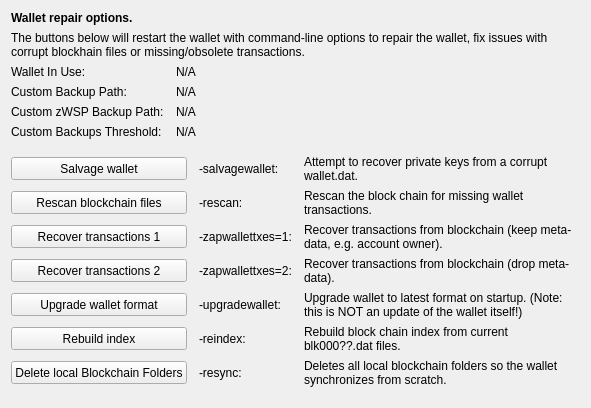
     <widget class="QWidget" name="tab_repair">
      <attribute name="title">
       <string>&amp;Wallet Repair</string>
      </attribute>
      <layout class="QGridLayout" name="gridLayout_4" columnstretch="0,0,0,0">
       <property name="horizontalSpacing">
        <number>12</number>
       </property>
       <item row="0" column="0" colspan="4">
        <widget class="QLabel" name="label_repair_header">
         <property name="font">
          <font>
           <weight>75</weight>
           <bold>true</bold>
          </font>
         </property>
         <property name="text">
          <string>Wallet repair options.</string>
         </property>
        </widget>
       </item>
       <item row="1" column="0" colspan="4">
        <widget class="QLabel" name="label_repair_helptext">
         <property name="font">
          <font>
           <weight>50</weight>
           <bold>false</bold>
          </font>
         </property>
         <property name="text">
          <string>The buttons below will restart the wallet with command-line options to repair the wallet, fix issues with corrupt blockhain files or missing/obsolete transactions.</string>
         </property>
         <property name="wordWrap">
          <bool>true</bool>
         </property>
        </widget>
       </item>
       <item row="2" column="0">
        <widget class="QLabel" name="wallet_path_label">
         <property name="text">
          <string>Wallet In Use:</string>
         </property>
        </widget>
       </item>
       <item row="2" column="1" colspan="3">
        <widget class="QLabel" name="wallet_path">
         <property name="cursor">
          <cursorShape>IBeamCursor</cursorShape>
         </property>
         <property name="text">
          <string>N/A</string>
         </property>
         <property name="textFormat">
          <enum>Qt::PlainText</enum>
         </property>
         <property name="textInteractionFlags">
          <set>Qt::LinksAccessibleByMouse|Qt::TextSelectableByKeyboard|Qt::TextSelectableByMouse</set>
         </property>
        </widget>
       </item>
       <item row="3" column="0">
        <widget class="QLabel" name="wallet_custombackuppath_label">
         <property name="visible">
          <bool>false</bool>
         </property>
         <property name="text">
          <string>Custom Backup Path:</string>
         </property>
        </widget>
       </item>
       <item row="3" column="1" colspan="3">
        <widget class="QLabel" name="wallet_custombackuppath">
         <property name="cursor">
          <cursorShape>IBeamCursor</cursorShape>
         </property>
         <property name="visible">
          <bool>false</bool>
         </property>
         <property name="text">
          <string>N/A</string>
         </property>
         <property name="textFormat">
          <enum>Qt::PlainText</enum>
         </property>
         <property name="textInteractionFlags">
          <set>Qt::LinksAccessibleByMouse|Qt::TextSelectableByKeyboard|Qt::TextSelectableByMouse</set>
         </property>
        </widget>
       </item>
       <item row="4" column="0">
        <widget class="QLabel" name="wallet_customzwspbackuppath_label">
         <property name="visible">
          <bool>false</bool>
         </property>
         <property name="text">
          <string>Custom zWSP Backup Path:</string>
         </property>
        </widget>
       </item>
       <item row="4" column="1" colspan="3">
        <widget class="QLabel" name="wallet_customzwspbackuppath">
         <property name="cursor">
          <cursorShape>IBeamCursor</cursorShape>
         </property>
         <property name="visible">
          <bool>false</bool>
         </property>
         <property name="text">
          <string>N/A</string>
         </property>
         <property name="textFormat">
          <enum>Qt::PlainText</enum>
         </property>
         <property name="textInteractionFlags">
          <set>Qt::LinksAccessibleByMouse|Qt::TextSelectableByKeyboard|Qt::TextSelectableByMouse</set>
         </property>
        </widget>
       </item>
       <item row="5" column="0">
        <widget class="QLabel" name="wallet_custombackupthreshold_label">
         <property name="visible">
          <bool>false</bool>
         </property>
         <property name="text">
          <string>Custom Backups Threshold:</string>
         </property>
        </widget>
       </item>
       <item row="5" column="1" colspan="3">
        <widget class="QLabel" name="wallet_custombackupthreshold">
         <property name="cursor">
          <cursorShape>IBeamCursor</cursorShape>
         </property>
         <property name="visible">
          <bool>false</bool>
         </property>
         <property name="text">
          <string>N/A</string>
         </property>
         <property name="textFormat">
          <enum>Qt::PlainText</enum>
         </property>
         <property name="textInteractionFlags">
          <set>Qt::LinksAccessibleByMouse|Qt::TextSelectableByKeyboard|Qt::TextSelectableByMouse</set>
         </property>
        </widget>
       </item>
       <item row="6" column="0">
        <spacer name="verticalSpacer_repair1">
         <property name="orientation">
          <enum>Qt::Vertical</enum>
         </property>
         <property name="sizeHint" stdset="0">
          <size>
           <width>10</width>
           <height>10</height>
          </size>
         </property>
        </spacer>
       </item>
       <item row="7" column="0" colspan="2">
        <widget class="QPushButton" name="btn_salvagewallet">
         <property name="minimumSize">
          <size>
           <width>100</width>
           <height>23</height>
          </size>
         </property>
         <property name="text">
          <string>Salvage wallet</string>
         </property>
        </widget>
       </item>
       <item row="7" column="2">
        <widget class="QLabel" name="label_repair_salvage_command">
         <property name="text">
          <string notr="true">-salvagewallet:</string>
         </property>
        </widget>
       </item>
       <item row="7" column="3">
        <widget class="QLabel" name="label_repair_salvage">
         <property name="text">
          <string>Attempt to recover private keys from a corrupt wallet.dat.</string>
         </property>
         <property name="wordWrap">
          <bool>true</bool>
         </property>
        </widget>
       </item>
       <item row="8" column="0" colspan="2">
        <widget class="QPushButton" name="btn_rescan">
         <property name="minimumSize">
          <size>
           <width>100</width>
           <height>23</height>
          </size>
         </property>
         <property name="text">
          <string>Rescan blockchain files</string>
         </property>
        </widget>
       </item>
       <item row="8" column="2">
        <widget class="QLabel" name="label_repair_rescan_command">
         <property name="text">
          <string notr="true">-rescan:</string>
         </property>
        </widget>
       </item>
       <item row="8" column="3">
        <widget class="QLabel" name="label_repair_rescan">
         <property name="text">
          <string>Rescan the block chain for missing wallet transactions.</string>
         </property>
         <property name="wordWrap">
          <bool>true</bool>
         </property>
        </widget>
       </item>
       <item row="9" column="0" colspan="2">
        <widget class="QPushButton" name="btn_zapwallettxes1">
         <property name="minimumSize">
          <size>
           <width>100</width>
           <height>23</height>
          </size>
         </property>
         <property name="text">
          <string>Recover transactions 1</string>
         </property>
        </widget>
       </item>
       <item row="9" column="2">
        <widget class="QLabel" name="label_repair_zap1_command">
         <property name="text">
          <string notr="true">-zapwallettxes=1:</string>
         </property>
        </widget>
       </item>
       <item row="9" column="3">
        <widget class="QLabel" name="label_repair_zap1">
         <property name="text">
          <string>Recover transactions from blockchain (keep meta-data, e.g. account owner).</string>
         </property>
         <property name="wordWrap">
          <bool>true</bool>
         </property>
        </widget>
       </item>
       <item row="10" column="0" colspan="2">
        <widget class="QPushButton" name="btn_zapwallettxes2">
         <property name="minimumSize">
          <size>
           <width>100</width>
           <height>23</height>
          </size>
         </property>
         <property name="text">
          <string>Recover transactions 2</string>
         </property>
        </widget>
       </item>
       <item row="10" column="2">
        <widget class="QLabel" name="label_repair_zap2_command">
         <property name="text">
          <string notr="true">-zapwallettxes=2:</string>
         </property>
        </widget>
       </item>
       <item row="10" column="3">
        <widget class="QLabel" name="label_repair_zap2">
         <property name="text">
          <string>Recover transactions from blockchain (drop meta-data).</string>
         </property>
         <property name="wordWrap">
          <bool>true</bool>
         </property>
        </widget>
       </item>
       <item row="11" column="0" colspan="2">
        <widget class="QPushButton" name="btn_upgradewallet">
         <property name="minimumSize">
          <size>
           <width>100</width>
           <height>23</height>
          </size>
         </property>
         <property name="text">
          <string>Upgrade wallet format</string>
         </property>
        </widget>
       </item>
       <item row="11" column="2">
        <widget class="QLabel" name="label_repair_upgrade_command">
         <property name="text">
          <string notr="true">-upgradewallet:</string>
         </property>
        </widget>
       </item>
       <item row="11" column="3">
        <widget class="QLabel" name="label_repair_upgrade">
         <property name="text">
          <string>Upgrade wallet to latest format on startup. (Note: this is NOT an update of the wallet itself!)</string>
         </property>
         <property name="wordWrap">
          <bool>true</bool>
         </property>
        </widget>
       </item>
       <item row="12" column="0" colspan="2">
        <widget class="QPushButton" name="btn_reindex">
         <property name="minimumSize">
          <size>
           <width>100</width>
           <height>23</height>
          </size>
         </property>
         <property name="text">
          <string>Rebuild index</string>
         </property>
        </widget>
       </item>
       <item row="12" column="2">
        <widget class="QLabel" name="label_repair_reindex_command">
         <property name="text">
          <string notr="true">-reindex:</string>
         </property>
        </widget>
       </item>
       <item row="12" column="3">
        <widget class="QLabel" name="label_repair_reindex">
         <property name="text">
          <string>Rebuild block chain index from current blk000??.dat files.</string>
         </property>
         <property name="wordWrap">
          <bool>true</bool>
         </property>
        </widget>
       </item>
       <item row="13" column="0" colspan="2">
        <widget class="QPushButton" name="btn_resync">
         <property name="minimumSize">
          <size>
           <width>100</width>
           <height>23</height>
          </size>
         </property>
         <property name="text">
          <string>Delete local Blockchain Folders</string>
         </property>
        </widget>
       </item>
       <item row="13" column="2">
        <widget class="QLabel" name="label_repair_resync_command">
         <property name="text">
          <string>-resync:</string>
         </property>
        </widget>
       </item>
       <item row="13" column="3">
        <widget class="QLabel" name="label_repair_resync">
         <property name="text">
          <string>Deletes all local blockchain folders so the wallet synchronizes from scratch.</string>
         </property>
         <property name="wordWrap">
          <bool>true</bool>
         </property>
        </widget>
       </item>
       <item row="14" column="0">
        <spacer name="verticalSpacer_repair2">
         <property name="orientation">
          <enum>Qt::Vertical</enum>
         </property>
         <property name="sizeHint" stdset="0">
          <size>
           <width>20</width>
           <height>10</height>
          </size>
         </property>
        </spacer>
       </item>
      </layout>
     </widget>
